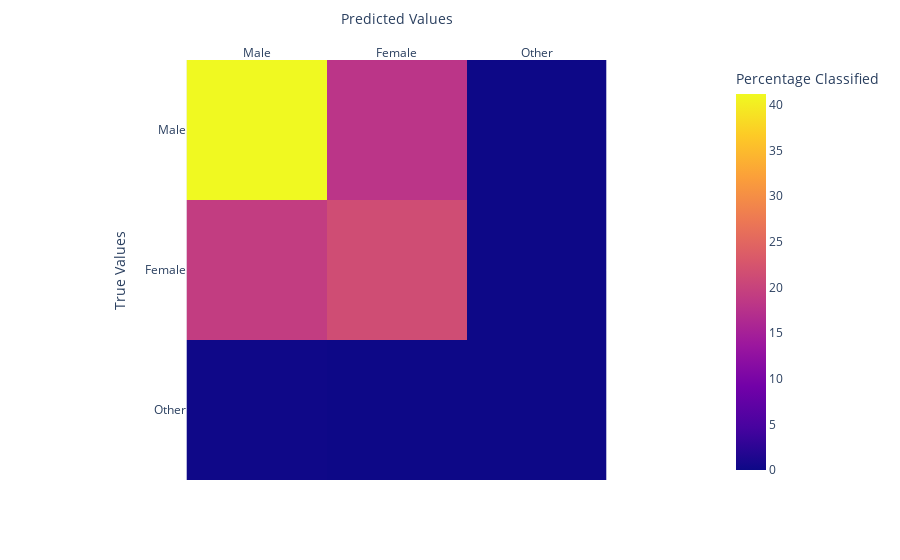

This figure's notebook cell:
### Code cell
# Confusion Matrix

from sklearn.metrics import confusion_matrix
import plotly.express as px

conmat = confusion_matrix(y_test_knn1, y_pred_knn1)
display(conmat)
fig = px.imshow(
    np.round((conmat / conmat.sum()) * 100, 3),
    labels=dict(x="Predicted Values", y="True Values", color="Percentage Classified"),
    x=["Male", "Female", "Other"],
    y=["Male", "Female", "Other"],
)
fig.update_xaxes(side="top")
fig.show()

### Figure 1 — Plotly figure (JSON) as saved in the notebook; plotly's stock layout.template omitted (floating-point values rounded to 4 significant figures)
{"data": [{"coloraxis": "coloraxis", "hovertemplate": "Predicted Values: %{x}<br>True Values: %{y}<br>Percentage Classified: %{z}<extra></extra>", "name": "0", "type": "heatmap", "x": ["Male", "Female", "Other"], "xaxis": "x", "y": ["Male", "Female", "Other"], "yaxis": "y", "z": [[41.2, 18, 0], [19.2, 21.4, 0], [0.2, 0, 0]]}], "layout": {"coloraxis": {"colorbar": {"title": {"text": "Percentage Classified"}}, "colorscale": [[0, "#0d0887"], [0.1111, "#46039f"], [0.2222, "#7201a8"], [0.3333, "#9c179e"], [0.4444, "#bd3786"], [0.5556, "#d8576b"], [0.6667, "#ed7953"], [0.7778, "#fb9f3a"], [0.8889, "#fdca26"], [1, "#f0f921"]]}, "margin": {"t": 60}, "xaxis": {"anchor": "y", "constrain": "domain", "domain": [0, 1], "scaleanchor": "y", "side": "top", "title": {"text": "Predicted Values"}}, "yaxis": {"anchor": "x", "autorange": "reversed", "constrain": "domain", "domain": [0, 1], "title": {"text": "True Values"}}}}
